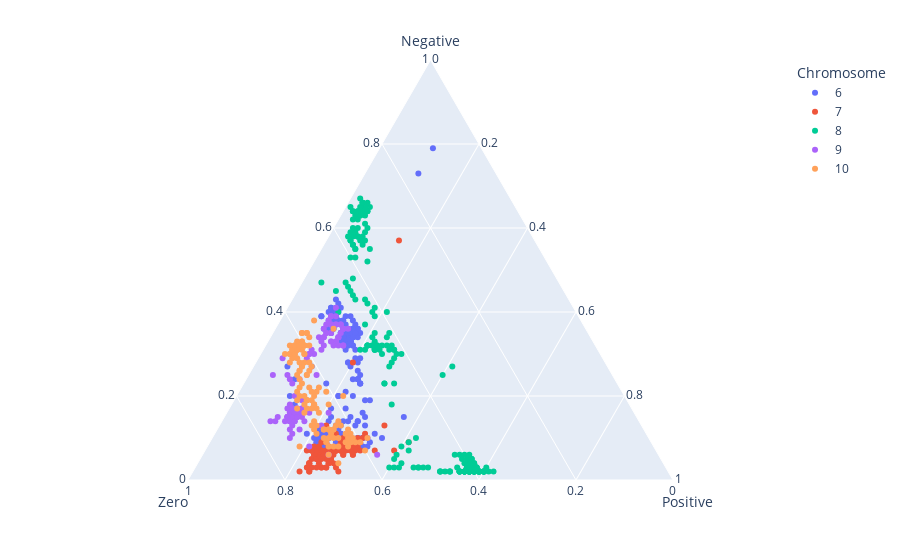

The notebook cell saved with this chart:
### Code cell
plot = px.scatter_ternary(df[715:1404], a = 'Negative', 
                          b = 'Zero',
                          c='Positive',
                          color = 'Chromosome')
plot.show()

### Figure 1 — Plotly figure (JSON) as saved in the notebook; plotly's stock layout.template omitted (floating-point values rounded to 4 significant figures; data arrays with more than 128 entries replaced by an {"elided": "..."} marker saying what was removed)
{"data": [{"a": {"elided": "181 int values"}, "b": {"elided": "181 int values"}, "c": {"elided": "181 int values"}, "hovertemplate": "Chromosome=6<br>Negative=%{a}<br>Zero=%{b}<br>Positive=%{c}<extra></extra>", "legendgroup": "6", "marker": {"color": "#636efa", "symbol": "circle"}, "mode": "markers", "name": "6", "showlegend": true, "subplot": "ternary", "type": "scatterternary"}, {"a": [13, 10, 7, 9, 9, 7, 9, 9, 7, 8, 8, 9, 8, 10, 7, 9, 10, 8, 7, 7, 6, 7, 6, 7, 7, 8, 7, 7, 7, 8, 7, 8, 9, 7, 7, 6, 5, 6, 6, 5, 6, 6, 6, 6, 4, 5, 4, 3, 2, 3, 3, 3, 4, 5, 5, 4, 4, 3, 3, 2, 2, 2, 4, 6, 3, 4, 5, 7, 7, 7, 8, 7, 7, 5, 3, 7, 6, 6, 7, 7, 28, 7, 11, 13, 9, 7, 10, 57, 8, 9, 8, 7, 7, 6, 7, 9, 8, 7, 6, 7, 9, 11], "b": [65, 63, 66, 64, 63, 65, 63, 63, 64, 65, 64, 62, 62, 62, 64, 61, 60, 61, 61, 62, 65, 65, 63, 66, 68, 67, 58, 54, 63, 63, 70, 67, 67, 67, 71, 71, 72, 70, 70, 68, 67, 69, 68, 68, 68, 68, 69, 70, 68, 70, 71, 71, 71, 69, 71, 69, 73, 74, 73, 74, 76, 74, 73, 71, 72, 73, 71, 70, 70, 71, 70, 72, 71, 70, 68, 69, 69, 69, 69, 67, 52, 66, 58, 53, 60, 63, 59, 28, 62, 50, 63, 65, 66, 63, 66, 68, 69, 66, 65, 65, 63, 64], "c": [22, 27, 27, 27, 28, 28, 28, 28, 29, 27, 28, 29, 30, 28, 29, 30, 30, 31, 32, 31, 29, 28, 31, 27, 25, 25, 35, 39, 30, 29, 23, 25, 24, 26, 22, 23, 23, 24, 24, 27, 27, 25, 26, 26, 28, 27, 27, 27, 30, 27, 26, 26, 25, 26, 24, 27, 23, 23, 24, 24, 22, 24, 23, 23, 25, 23, 24, 23, 23, 22, 22, 21, 22, 25, 29, 24, 25, 25, 24, 26, 20, 27, 31, 34, 31, 30, 31, 15, 30, 41, 29, 28, 27, 31, 27, 23, 23, 27, 29, 28, 28, 25], "hovertemplate": "Chromosome=7<br>Negative=%{a}<br>Zero=%{b}<br>Positive=%{c}<extra></extra>", "legendgroup": "7", "marker": {"color": "#EF553B", "symbol": "circle"}, "mode": "markers", "name": "7", "showlegend": true, "subplot": "ternary", "type": "scatterternary"}, {"a": {"elided": "193 int values"}, "b": {"elided": "193 int values"}, "c": {"elided": "193 int values"}, "hovertemplate": "Chromosome=8<br>Negative=%{a}<br>Zero=%{b}<br>Positive=%{c}<extra></extra>", "legendgroup": "8", "marker": {"color": "#00cc96", "symbol": "circle"}, "mode": "markers", "name": "8", "showlegend": true, "subplot": "ternary", "type": "scatterternary"}, {"a": [37, 36, 35, 24, 33, 33, 32, 32, 32, 25, 34, 35, 34, 37, 36, 36, 36, 33, 34, 32, 33, 35, 35, 37, 39, 37, 39, 41, 39, 38, 36, 37, 37, 37, 35, 34, 34, 34, 31, 33, 32, 30, 30, 31, 30, 29, 24, 23, 25, 16, 15, 14, 6, 6, 8, 10, 14, 14, 17, 17, 17, 19, 20, 17, 17, 16, 17, 17, 17, 15, 15, 15, 25, 29, 18, 14, 16, 14, 14, 13, 12, 11, 12, 15, 14, 15, 14, 15, 16, 16, 13, 16, 16, 15, 15, 15, 14], "b": [50, 50, 54, 65, 53, 53, 52, 52, 54, 61, 52, 51, 52, 50, 50, 49, 50, 54, 52, 53, 54, 53, 53, 51, 50, 52, 51, 49, 51, 52, 54, 53, 52, 51, 54, 55, 56, 55, 57, 56, 56, 59, 60, 59, 60, 61, 67, 67, 67, 71, 70, 69, 58, 68, 71, 74, 76, 75, 71, 69, 68, 67, 68, 70, 70, 70, 69, 68, 70, 72, 72, 74, 70, 66, 70, 72, 71, 73, 72, 72, 73, 73, 71, 69, 71, 71, 72, 70, 69, 63, 66, 67, 70, 72, 72, 70, 71], "c": [13, 14, 11, 11, 14, 14, 16, 16, 14, 14, 14, 14, 14, 13, 14, 15, 14, 13, 14, 15, 13, 12, 12, 12, 11, 11, 10, 10, 10, 10, 10, 10, 11, 12, 11, 11, 10, 11, 12, 11, 12, 11, 10, 10, 10, 10, 9, 10, 8, 13, 15, 17, 36, 26, 21, 16, 10, 11, 12, 14, 15, 14, 12, 13, 13, 14, 14, 15, 13, 13, 13, 11, 5, 5, 12, 14, 13, 13, 14, 15, 15, 16, 17, 16, 15, 14, 14, 15, 15, 21, 21, 17, 14, 13, 13, 15, 15], "hovertemplate": "Chromosome=9<br>Negative=%{a}<br>Zero=%{b}<br>Positive=%{c}<extra></extra>", "legendgroup": "9", "marker": {"color": "#ab63fa", "symbol": "circle"}, "mode": "markers", "name": "9", "showlegend": true, "subplot": "ternary", "type": "scatterternary"}, {"a": [12, 11, 11, 10, 7, 9, 8, 9, 9, 9, 9, 8, 8, 8, 9, 10, 10, 10, 10, 10, 10, 11, 12, 12, 13, 14, 13, 12, 12, 12, 12, 12, 4, 6, 8, 11, 13, 13, 14, 17, 18, 16, 20, 18, 18, 17, 17, 18, 17, 16, 19, 19, 19, 19, 19, 21, 22, 21, 20, 18, 21, 19, 20, 20, 22, 21, 22, 23, 26, 25, 25, 27, 28, 30, 30, 27, 27, 25, 26, 26, 28, 24, 28, 30, 29, 30, 29, 28, 30, 31, 32, 30, 30, 31, 31, 30, 33, 33, 32, 31, 31, 31, 32, 32, 32, 32, 32, 35, 35, 35, 32, 34, 35, 36, 38, 33], "b": [61, 61, 62, 62, 60, 60, 63, 62, 63, 62, 61, 65, 66, 67, 67, 67, 65, 61, 58, 64, 66, 65, 64, 64, 62, 62, 63, 68, 66, 65, 66, 65, 67, 68, 73, 68, 68, 67, 67, 65, 65, 65, 58, 62, 65, 67, 66, 67, 69, 68, 66, 66, 66, 68, 66, 63, 62, 61, 64, 65, 64, 65, 66, 67, 64, 67, 66, 65, 62, 63, 63, 61, 61, 61, 61, 63, 63, 65, 64, 64, 62, 65, 65, 64, 64, 63, 63, 63, 63, 63, 63, 65, 64, 63, 62, 63, 60, 61, 62, 62, 61, 62, 62, 59, 60, 60, 61, 58, 59, 59, 60, 58, 58, 52, 55, 60], "c": [27, 28, 27, 28, 33, 31, 29, 29, 28, 29, 30, 27, 26, 25, 24, 23, 25, 29, 32, 26, 24, 24, 24, 24, 25, 24, 24, 20, 22, 23, 22, 23, 29, 26, 19, 21, 19, 20, 19, 18, 17, 19, 22, 20, 17, 16, 17, 15, 14, 16, 15, 15, 15, 13, 15, 16, 16, 18, 16, 17, 15, 16, 14, 13, 14, 12, 12, 12, 12, 12, 12, 12, 11, 9, 9, 10, 10, 10, 10, 10, 10, 11, 7, 6, 7, 7, 8, 9, 7, 6, 5, 5, 6, 6, 7, 7, 7, 6, 6, 7, 8, 7, 6, 9, 8, 8, 7, 7, 6, 6, 8, 8, 7, 12, 7, 7], "hovertemplate": "Chromosome=10<br>Negative=%{a}<br>Zero=%{b}<br>Positive=%{c}<extra></extra>", "legendgroup": "10", "marker": {"color": "#FFA15A", "symbol": "circle"}, "mode": "markers", "name": "10", "showlegend": true, "subplot": "ternary", "type": "scatterternary"}], "layout": {"legend": {"title": {"text": "Chromosome"}, "tracegroupgap": 0}, "margin": {"t": 60}, "ternary": {"aaxis": {"title": {"text": "Negative"}}, "baxis": {"title": {"text": "Zero"}}, "caxis": {"title": {"text": "Positive"}}, "domain": {"x": [0, 1], "y": [0, 1]}}}}
